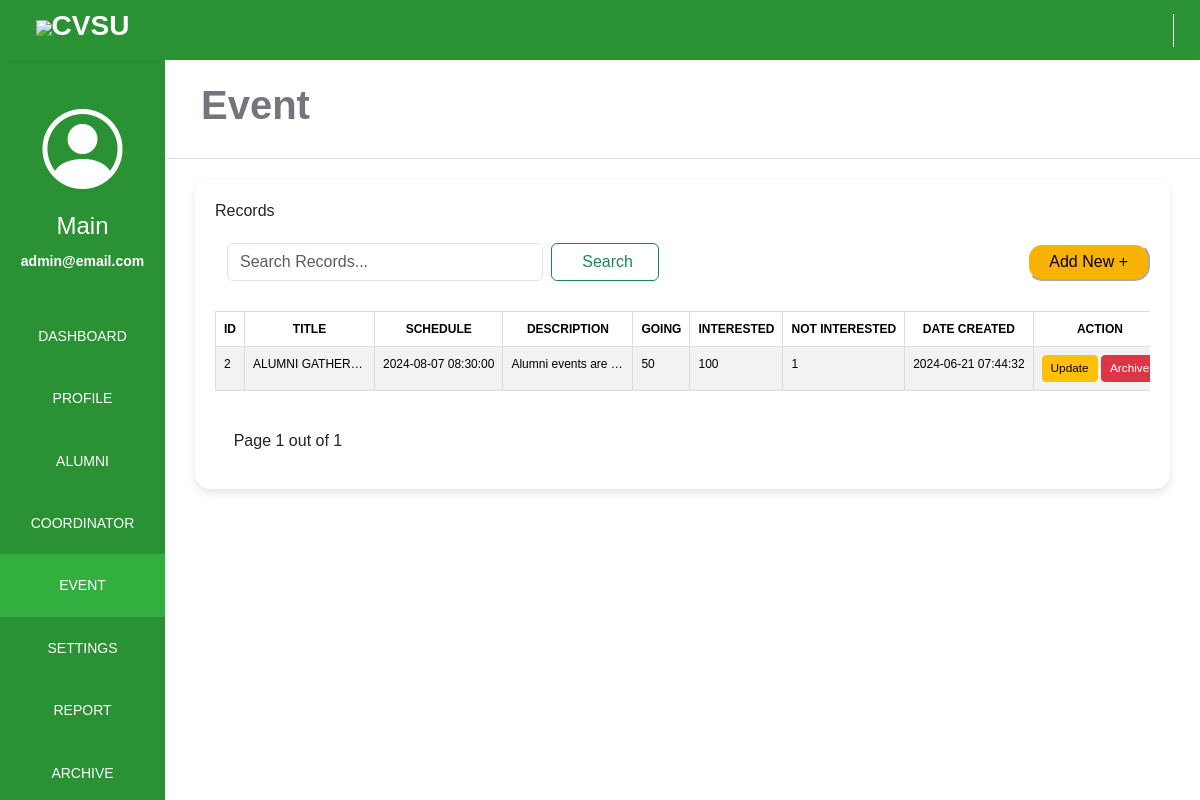
Page /adminPage/event/event.php (signed in) on the committed database.
### tables this page shows
CREATE TABLE `event` (
  `event_id` int(10) NOT NULL,
  `title` varchar(250) NOT NULL,
  `sched_date` date NOT NULL,
  `sched_time` time NOT NULL,
  `description` text NOT NULL,
  `image` longblob NOT NULL,
  `going` int(10) NOT NULL,
  `interested` int(10) NOT NULL,
  `not_interested` int(10) NOT NULL,
  `date_created` timestamp NOT NULL DEFAULT current_timestamp() ON UPDATE current_timestamp()
);

### adminPage/event/event.php (the view, shortened to what this page needs)
<?php
$serername = "localhost";
$db_username = "root";
$db_password = "";
$db_name = "alumni_management_system";
$conn = mysqli_connect($serername, $db_username, $db_password, $db_name);
if (isset($_SESSION['user_id'])) {
    $account = $_SESSION['user_id'];
    $stmt = $conn->prepare("SELECT * FROM admin WHERE admin_id = ?");
    $stmt->bind_param("s", $account);
    $stmt->execute();
    $user_result = $stmt->get_result();
    if ($user_result->num_rows > 0) {
        $user = $user_result->fetch_assoc();
    } else {
    }
} else {
    echo "User not logged in.";
}
$records_per_page = 6;
$current_page = isset($_GET['page']) ? $_GET['page'] : 1;
$start_from = ($current_page - 1) * $records_per_page;
$sql = "SELECT * FROM event ";
$sql .= "LIMIT $start_from, $records_per_page";
$result = $conn->query($sql);
$total_records_query = "SELECT COUNT(*) FROM event";
$total_records_result = mysqli_query($conn, $total_records_query);
$total_records_row = mysqli_fetch_array($total_records_result);
$total_records = $total_records_row[0];
$total_pages = ceil($total_records / $records_per_page);
?>
<!DOCTYPE html>
<html lang="en">
<head>
    <link rel="stylesheet" href="./css/alumni.css">
    <link rel="stylesheet" href="https://maxst.icons8.com/vue-static/landings/line-awesome/line-awesome/1.3.0/css/line-awesome.min.css">
    <link rel="stylesheet" href="https://cdn.jsdelivr.net/npm/bootstrap@5.3.3/dist/css/bootstrap.min.css">
    <link href='https://unpkg.com/boxicons@2.1.4/css/boxicons.min.css' rel='stylesheet'>
    <link rel="stylesheet" href="https://cdn.jsdelivr.net/npm/bootstrap-icons@1.11.3/font/bootstrap-icons.min.css">
</head>
<body>
    <div class="sidebar">
        <div class="side-header">
            <h3><img src="https://cvsu-imus.edu.ph/student-portal/assets/images/logo-mobile.png"></img><span>CVSU</span></h3>
        </div>
        <div class="side-content">
            <div class="profile">
            <i class="bi bi-person-circle"></i>
                <h4><?php echo $user['fname']; ?></h4>
                <small style="color: white;"><?php echo $user['email']; ?></small>
            </div>
            <div class="side-menu">
                <ul>
                    <li>
                        <a href="../dashboard_admin.php">
                            <small>DASHBOARD</small>
                        </a>
                    </li>
                    <li>
                        <a href="../profile/profile.php">
                            <small>PROFILE</small>
                        </a>
                    </li>
                    <li>
                        <a href="../alumni/alumni.php">
                            <small>ALUMNI</small>
                        </a>
                    </li>
                    <li>
                        <a href="../coordinator/coordinator.php">
                            <small>COORDINATOR</small>
                        </a>
                    </li>
                    <li>
                        <a href="./event.php" class="active">
                            <small>EVENT</small>
                        </a>
                    </li>
                    <li>
                        <a href="../settings/about.php">
                            <small>SETTINGS</small>
                        </a>
                    </li>
                    <li>
                        <a href="../report/report.php">
                            <small>REPORT</small>
                        </a>
                    </li>
                    <li>
                        <a href="../archive/alumni_archive.php">
                            <small>ARCHIVE</small>
                        </a>
                    </li>
                </ul>
            </div>
        </div>
    </div>
    <div class="main-content">
        <header>
            <div class="header-content">
                <div class="header-menu">
                    <div class="user">
                        <a href="../logout.php">
                            <span class="las la-power-off" style="font-size: 30px; border-left: 1px solid #fff; padding-left:10px; color:#fff"></span>
                        </a>
                    </div>
                </div>
            </div>
        </header>
        <main>
            <div class="page-header">
                <h1><strong>Event</strong></h1>
            </div>
            <div class="container-fluid" id="main-container">
                <div class="container-fluid" id="content-container">
                    <div class="container-title">
                        <span>Records</span>
                    </div>
                    <div class="congainer-fluid" id="column-header">
                        <div class="row">
                            <div class="col">
                                <div class="search">
                                    <form class="d-flex" role="search">
                                        <div class="container-fluid" id="search">
                                            <input class="form-control me-2" type="search" name="query" placeholder="Search Records..." aria-label="Search" value="<?php echo isset($_GET['query']) ? $_GET['query'] : ''; ?>">
                                            <button class="btn btn-outline-success" type="submit" style="padding-left: 30px; padding-right: 39px;">Search</button>
                                        </div>
                                    </form>
                                </div>
                            </div>
                            <div class="col" id="add-btn">
                                <div class="add-button">
                                    <div class="span">
                                        <a href='./add_event.php'>
                                            <button id="add-new-btn">Add New +</button>
                                        </a>
                                    </div>
                                </div>
                            </div>
                        </div>
                    </div>
                    <div class="table-content">
                        <table id="example" class="table-responsive table table-striped table-hover ">
                            <thead>
                                <tr>
                                    <th scope="col" class="inline">ID</th>
                                    <th scope="col" class="inline">TITLE</th>
                                    <th scope="col" class="inline">SCHEDULE</th>
                                    <th scope="col" class="inline">DESCRIPTION</th>
                                    <th scope="col" class="inline">GOING</th>
                                    <th scope="col" class="inline">INTERESTED</th>
                                    <th scope="col" class="inline">NOT INTERESTED</th>
                                    <th scope="col" class="inline">DATE CREATED</th>
                                    <th scope="col" class="inline">ACTION</th>
                                </tr>
                            </thead>
                            <tbody>
                                <?php
                                if ($result->num_rows > 0) {
                                    while ($row = $result->fetch_assoc()) {
                                        $schedule = $row["sched_date"] . "  " . $row["sched_time"];
                                ?>
                                        <tr>
                                            <td class="inline"><?php echo $row['event_id'] ?></td>
                                            <td class="inline"><?php echo $row['title'] ?></td>
                                            <td class="inline"><?php echo htmlspecialchars($schedule) ?></td>
                                            <td class="inline"><?php echo $row['description'] ?></td>
                                            <td class="inline"><?php echo $row['going'] ?></td>
                                            <td class="inline"><?php echo $row['interested'] ?></td>
                                            <td class="inline"><?php echo $row['not_interested'] ?></td>
                                            <td class="inline"><?php echo $row['date_created'] ?></td>
                                            <?php
                                            echo "
                                                <td class='inline act'>
                                                    <div class='button'>
                                                        <a class='btn btn-warning btn-sm' href='./update_event.php?id=$row[event_id]' style='font-size: 11.8px;'>Update</a>
                                                        <a class='btn btn-danger btn-sm' href='./del_event.php?id=$row[event_id]' style='font-size: 11.8px;'>Archive</a>
                                                    </div>
                                                </td>
                                            "; ?>
                                        </tr>
                                <?php
                                    }
                                } else {
                                    $current_page = 0;
                                    echo '<tr><td colspan="12" style="text-align: center;">No records found</td></tr>';
                                }
                                ?>
                            </tbody>
                        </table>
                    </div>
                    <div>
                        <p style="margin-left:2%;margin-top:2.3%;">Page <?= $current_page ?> out of <?= $total_pages ?></p>
                    </div>
                </div>
            </div>
        </main>
</body>
</html>

### adminPage/event/css/alumni.css (style rules this page uses)
:root { --main-color: #2a9134; --color-dark: #34425A; --text-grey: #B0B0B0; }
* { margin: 0; padding: 0; text-decoration: none; list-style-type: none; box-sizing: border-box; font-family: 'Merriweather', sans-serif; overflow-x: hidden; }
.sidebar { position: fixed; height: 100%; width: 165px; left: 0; bottom: 0; top: 0; z-index: 100; background: #2a9134; box-shadow: 0px 5px 5px 5px rgb(0 0 0 0.2); transition: left 300ms; }
.side-header span { font-weight: bold; }
.side-header { box-shadow: 0px 5px 5px -5px rgb(0 0 0 /10%); background: var(--main-color); height: 60px; display: flex; justify-content: center; align-items: center; }
.side-header img { width: 40px; }
.side-header h3, side-head span { color: #fff; font-weight: 400; }
.side-content { height: calc(100vh - 60px); overflow: auto; }
.profile { text-align: center; padding: 2rem 0rem; }
.profile h4 { color: #fff; font-weight: 500; }
.profile small { color: #899DC1; font-weight: 600; }
.side-menu ul { text-align: center; padding: 0px; }
.side-menu ul li small { color: white; ; }
.side-menu a { display: block; padding: 1.2rem 0rem; text-decoration: none !important; }
.side-menu a.active { background: #32af3f; }
.side-menu a.active span, .side-menu a.active small { color: #fff; }
.side-menu a span, .side-menu a small { color: #899DC1; }
.main-content { margin-left: 165px; width: calc(100% - 165px); transition: margin-left 300ms; }
header { position: fixed; right: 0; top: 0; left: 165px; z-index: 100; height: 60px; box-shadow: 0px 5px 5px -5px rgb(0 0 0 /10%); background: #2a9134; transition: left 300ms; }
.header-content, .header-menu { display: flex; align-items: center; }
.header-content { justify-content: space-between; padding: 0rem 1rem; }
.header-menu { justify-content: flex-end; padding-top: .5rem; }
.user { display: flex; align-items: center; }
main { margin-top: 60px; }
.page-header { padding: 1.3rem 1rem; background: #fff; border-bottom: 1px solid #dee2e8; width: 100%; }
.page-header h1, .page-header small { color: #74767d; margin-left: 20px; width: 100%; }
.table-content { margin-top: 20px; width: 100%; overflow-y: hidden; overflow-x: auto; }
#add-new-btn { background-color: #f7b205; border-radius: 15px; padding: 5px 20px; font-size: 16px; font-family: Arial, sans-serif; cursor: pointer; margin-right: 0px; margin-bottom: 10px; border-color: #fff; }
.side-content .profile i { color: #fff; font-size: 80px; font-weight: lighter; }
#main-container { padding-left: 30px; padding-right: 30px; }
#column-header { margin-top: 20px; }
#content-container { margin-top: 30px; background-color: #ffffff; border-radius: 15px; box-shadow: 0 4px 8px rgba(0, 0, 0, 0.1); padding: 20px; margin: 20px 0; transition: transform 0.2s; }
#add-btn { display: flex; justify-content: right; }
#search { display: flex; justify-content: left; }

### adminPage/event/event.php (style rules this page uses)
table { width: 100%; border-collapse: collapse; }
td { text-align: left; }
.inline { border: 1px solid #dddddd; padding: 8px; font-size: 12px; white-space: nowrap; overflow: hidden; text-overflow: ellipsis; max-width: 130px; }
.act { max-width: 235px; text-align: center; }
th { background-color: #368DB8; font-weight: bold; text-align: center; }

### rows in the picture
event: event_id "2", title "ALUMNI GATHERI…", schedule "2024-08-07 08:30:00", description "Alumni events are…", going "50", interested "100", not_interested "1", date_created "2024-06-21 07:44:32"

### other values in the picture
$user['fname'] "Main"
$user['email'] "admin@email.com"
$current_page "1"
$total_pages "1"
